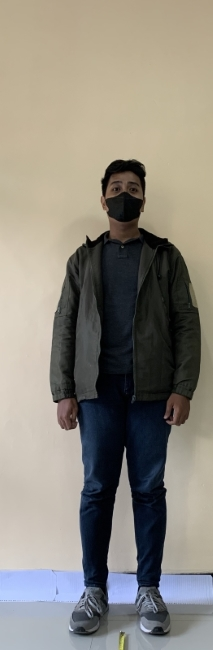
#> input picture Data Samples/didoyres.jpg, 213 x 650 px
$ python measureprewitt.py --image 'Data Samples/didoyres.jpg' --width 1.0   (older library calls are emulated)
#> lines starting #> are read from the running program, lines starting #| are printed output that depends on the picture; after the words box and inside, x2 and y2 are one past the last pixel; in counts of white or black regions, pixels touching at a corner belong together
# import the necessary packages
import argparse
from PIL import Image
import cv2
import imutils
import numpy as np
from imutils import contours, perspective
from scipy.spatial import distance as dist


def midpoint(ptA, ptB):
	return ((ptA[0] + ptB[0]) * 0.5, (ptA[1] + ptB[1]) * 0.5)
# construct the argument parse and parse the arguments
ap = argparse.ArgumentParser()
ap.add_argument("-i", "--image", required=True,
	help="path to the input image")
ap.add_argument("-w", "--width", type=float, required=True,
	help="width of the left-most object in the image (in inches)")
args = vars(ap.parse_args())


# Open the image
img = np.array(Image.open(args["image"])).astype(np.uint8)
#> img is the input picture: shape (650, 213, 3); mean R, G, B 139.8, 135.1, 125.6

# Apply gray scale
gray_img = np.round(0.299 * img[:, :, 0] +
                    0.587 * img[:, :, 1] +
                    0.114 * img[:, :, 2]).astype(np.uint8)
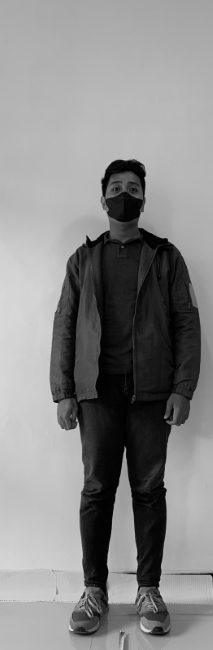
#> gray_img: shape (650, 213); min 0, max 229, mean 135.4

# Prewitt Operator
h, w = gray_img.shape
#> h = 650; w = 213
# define filters
horizontal = np.array([[-1, 0, 1], [-1, 0, 1], [-1, 0, 1]])  # s2
vertical = np.array([[-1, -1, -1], [0, 0, 0], [1, 1, 1]])  # s1

# define images with 0s
newgradientImage = np.zeros((h, w))

# offset by 1
for i in range(1, h - 1):
    for j in range(1, w - 1):
        horizontalGrad = (horizontal[0, 0] * gray_img[i - 1, j - 1]) + \
                         (horizontal[0, 1] * gray_img[i - 1, j]) + \
                         (horizontal[0, 2] * gray_img[i - 1, j + 1]) + \
                         (horizontal[1, 0] * gray_img[i, j - 1]) + \
                         (horizontal[1, 1] * gray_img[i, j]) + \
                         (horizontal[1, 2] * gray_img[i, j + 1]) + \
                         (horizontal[2, 0] * gray_img[i + 1, j - 1]) + \
                         (horizontal[2, 1] * gray_img[i + 1, j]) + \
                         (horizontal[2, 2] * gray_img[i + 1, j + 1])

        verticalGrad = (vertical[0, 0] * gray_img[i - 1, j - 1]) + \
                       (vertical[0, 1] * gray_img[i - 1, j]) + \
                       (vertical[0, 2] * gray_img[i - 1, j + 1]) + \
                       (vertical[1, 0] * gray_img[i, j - 1]) + \
                       (vertical[1, 1] * gray_img[i, j]) + \
                       (vertical[1, 2] * gray_img[i, j + 1]) + \
                       (vertical[2, 0] * gray_img[i + 1, j - 1]) + \
                       (vertical[2, 1] * gray_img[i + 1, j]) + \
                       (vertical[2, 2] * gray_img[i + 1, j + 1])

        # Edge Magnitude
        mag = np.sqrt(pow(horizontalGrad, 2.0) + pow(verticalGrad, 2.0))
        newgradientImage[i - 1, j - 1] = mag
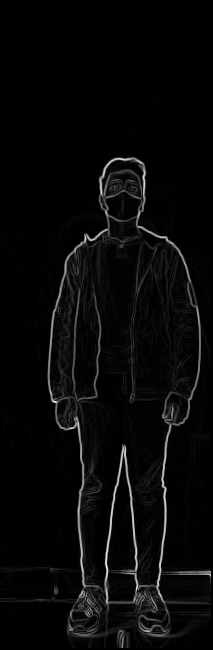
#> newgradientImage: shape (650, 213) float64; min 0, max 599.1, mean 20.4; drawn with min black and max white

prewittxy = newgradientImage
prewittxy = cv2.dilate(prewittxy, None, iterations=1)
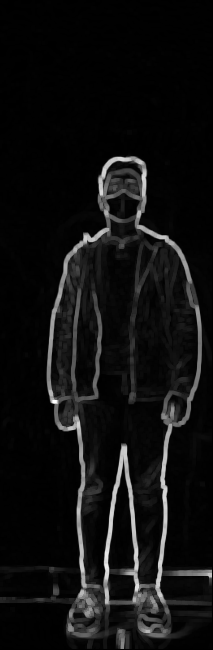
#> prewittxy: shape (650, 213) float64; min 0, max 599.1, mean 38; drawn with min black and max white
prewittxy = cv2.erode(prewittxy, None, iterations=1)
prewittxy = np.uint8(prewittxy)
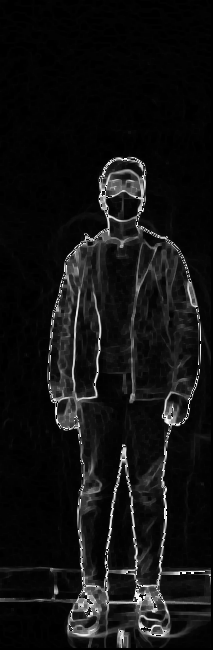
#> prewittxy: shape (650, 213); min 0, max 255, mean 18.1


# find contours in the edge map
cnts = cv2.findContours(prewittxy.copy(), cv2.RETR_EXTERNAL,
	cv2.CHAIN_APPROX_SIMPLE)
#> cnts = 1 contour; box (x1, y1, x2, y2) and area: (0, 0, 211, 648) 134138
cnts = imutils.grab_contours(cnts)
# sort the contours from left-to-right and initialize the
# 'pixels per metric' calibration variable
(cnts, _) = contours.sort_contours(cnts)
pixelsPerMetric = None


# loop over the contours individually
for c in cnts:
	# if the contour is not sufficiently large, ignore it
	if cv2.contourArea(c) < 100:
		continue
	# compute the rotated bounding box of the contour
	orig = img.copy()
	box = cv2.minAreaRect(c)
	box = cv2.cv.BoxPoints(box) if imutils.is_cv2() else cv2.boxPoints(box)
	box = np.array(box, dtype="int")
	# order the points in the contour such that they appear
	# in top-left, top-right, bottom-right, and bottom-left
	# order, then draw the outline of the rotated bounding
	# box
	box = perspective.order_points(box)
	cv2.drawContours(orig, [box.astype("int")], -1, (0, 255, 0), 2)
	# loop over the original points and draw them
	for (x, y) in box:
		cv2.circle(orig, (int(x), int(y)), 5, (0, 0, 255), -1)


	# unpack the ordered bounding box, then compute the midpoint
	# between the top-left and top-right coordinates, followed by
	# the midpoint between bottom-left and bottom-right coordinates
	(tl, tr, br, bl) = box
	(tltrX, tltrY) = midpoint(tl, tr)
	(blbrX, blbrY) = midpoint(bl, br)
	# compute the midpoint between the top-left and top-right points,
	# followed by the midpoint between the top-righ and bottom-right
	(tlblX, tlblY) = midpoint(tl, bl)
	(trbrX, trbrY) = midpoint(tr, br)
	# draw the midpoints on the image
	cv2.circle(orig, (int(tltrX), int(tltrY)), 5, (255, 0, 0), -1)
	cv2.circle(orig, (int(blbrX), int(blbrY)), 5, (255, 0, 0), -1)
	cv2.circle(orig, (int(tlblX), int(tlblY)), 5, (255, 0, 0), -1)
	cv2.circle(orig, (int(trbrX), int(trbrY)), 5, (255, 0, 0), -1)
	# draw lines between the midpoints
	cv2.line(orig, (int(tltrX), int(tltrY)), (int(blbrX), int(blbrY)),
		(255, 0, 255), 2)
	cv2.line(orig, (int(tlblX), int(tlblY)), (int(trbrX), int(trbrY)),
		(255, 0, 255), 2)


	# compute the Euclidean distance between the midpoints
	dA = dist.euclidean((tltrX, tltrY), (blbrX, blbrY))
	dB = dist.euclidean((tlblX, tlblY), (trbrX, trbrY))
	# if the pixels per metric has not been initialized, then
	# compute it as the ratio of pixels to supplied metric
	# (in this case, inches)
	if pixelsPerMetric is None:
		pixelsPerMetric = dB / args["width"]


	# compute the size of the object
	dimA = dA / pixelsPerMetric
	dimB = dB / pixelsPerMetric
	# draw the object sizes on the image
	cv2.putText(orig, "{:.1f}in".format(dimA),
		(int(tltrX - 15), int(tltrY - 10)), cv2.FONT_HERSHEY_SIMPLEX,
		0.65, (255, 255, 255), 2)
	cv2.putText(orig, "{:.1f}in".format(dimB),
		(int(trbrX + 10), int(trbrY)), cv2.FONT_HERSHEY_SIMPLEX,
		0.65, (255, 255, 255), 2)
	# show the output image
	cv2.imshow("Image", orig)
	cv2.waitKey(0)
#> this loop made 1 pass
#> (tl, tr, br, bl, tltrX, tltrY, blbrX, blbrY) on pass 1: ([0, 0], [209, 0], [209, 646], [0, 646], 104.5, 0, 104.5, 646)
#> pass 1, `cv2.imshow("Image", orig)`:
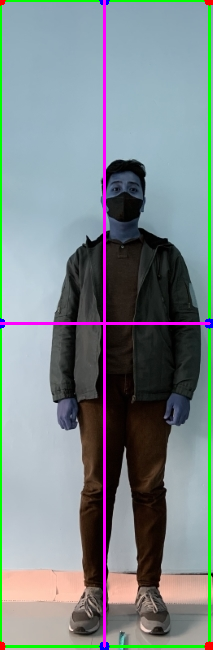
#> window 'Image': shape (650, 213, 3); mean B, G, R 137.7, 135.7, 124.3
#> after the loop, pixelsPerMetric = 209

$ run again, on Data Samples/istires.jpg
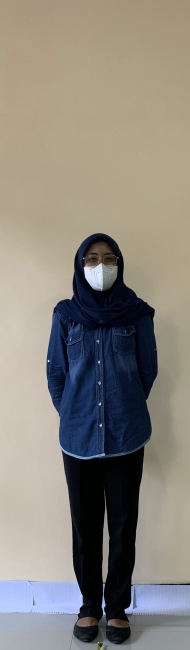
#> input picture Data Samples/istires.jpg, 190 x 650 px
#> img is the input picture: shape (650, 190, 3); mean R, G, B 137.8, 132.8, 124.8
#> `prewittxy = np.uint8(prewittxy)`:
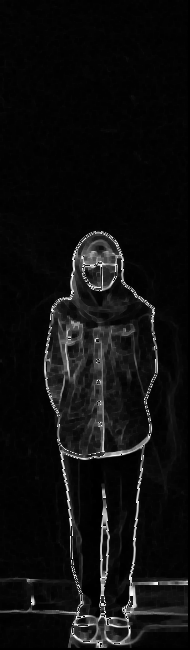
#> prewittxy: shape (650, 190); min 0, max 255, mean 14.9
#> `cnts = cv2.findContours(prewittxy.copy(), cv2.RETR_EXTERNAL, cv2.CHAIN..`: cnts = 1 contour; box (x1, y1, x2, y2) and area: (0, 0, 188, 648) 120989
#> `cnts = imutils.grab_contours(cnts)`: cnts = [[[0, 0], [0, 647], [187, 647], [187, 0]]]
#> `(cnts, _) = contours.sort_contours(cnts)`: cnts = ([[0, 0], [0, 647], [187, 647], [187, 0]],)
#> the loop `for c in cnts:` made 1 pass
#> (c, tr, br, bl, tltrX, tltrY, blbrX, blbrY) on pass 1: ([[0, 0], [0, 647], [187, 647], [187, 0]], [186, 0], [186, 646], [0, 646], 93, 0, 93, 646)
#> pass 1, `cv2.imshow("Image", orig)`:
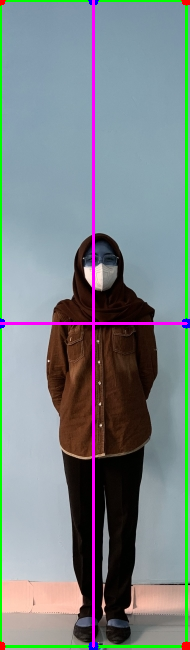
#> window 'Image': shape (650, 190, 3); mean B, G, R 135.7, 133.6, 123.4
#> after the loop `for c in cnts:`: pixelsPerMetric = 186

$ run again, on Data Samples/lugasres.jpg
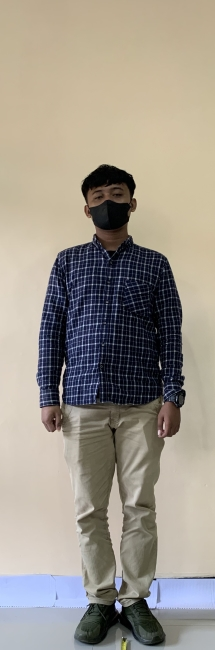
#> input picture Data Samples/lugasres.jpg, 215 x 650 px
#> img is the input picture: shape (650, 215, 3); mean R, G, B 157.1, 150.1, 139.2
#> `prewittxy = np.uint8(prewittxy)`:
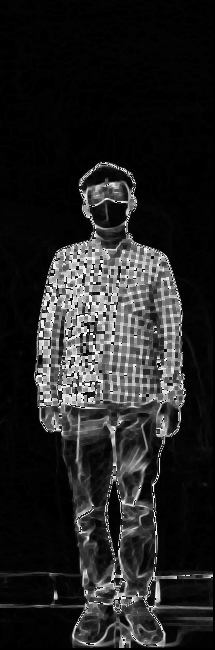
#> prewittxy: shape (650, 215); min 0, max 255, mean 35.5
#> cnts = 2 contours; box (x1, y1, x2, y2) and area: (0, 0, 213, 648) 134166, (200, 158, 213, 178) 129
#> the loop `for c in cnts:` made 2 passes
#> (tl, tr, br, bl, tltrX, tltrY, blbrX, blbrY) on pass 1: ([0, 0], [211, 0], [211, 646], [0, 646], 105.5, 0, 105.5, 646)
#> pass 2, `cv2.imshow("Image", orig)`:
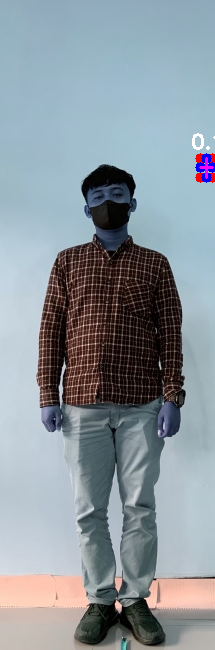
#> window 'Image': shape (650, 215, 3); mean B, G, R 156.9, 149.4, 139.1
#> after the loop `for c in cnts:`: pixelsPerMetric = 211

$ run again, on Data Samples/rejarres.jpg
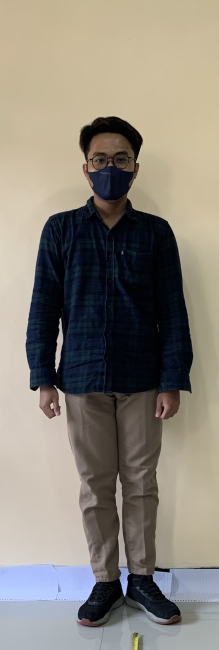
#> input picture Data Samples/rejarres.jpg, 219 x 650 px
#> img is the input picture: shape (650, 219, 3); mean R, G, B 137.2, 131.2, 121.3
#> `prewittxy = np.uint8(prewittxy)`:
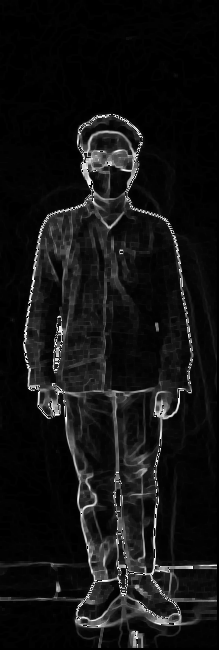
#> prewittxy: shape (650, 219); min 0, max 255, mean 19.1
#> cnts = 4 contours, 3 with area under 20; largest, box (x1, y1, x2, y2) and area: (0, 0, 217, 648) 133078
#> the loop `for c in cnts:` made 4 passes
#> (tl, tr, br, bl, tltrX, tltrY, blbrX, blbrY) on pass 1: ([0, 0], [216, 0], [216, 646], [0, 646], 108, 0, 108, 646)
#> pass 1, `cv2.imshow("Image", orig)`:
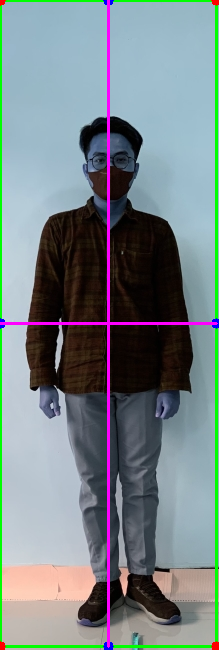
#> window 'Image': shape (650, 219, 3); mean B, G, R 134.9, 131.7, 119.9
#> after the loop `for c in cnts:`: pixelsPerMetric = 216
